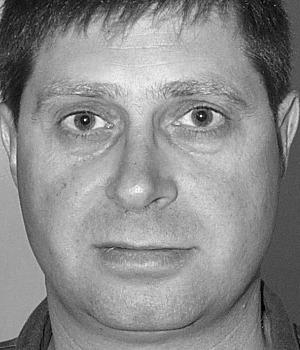
%> input picture DB1Cropped/db1_01.jpg, 300 x 350 px
$ octave meanFace.m   (GNU Octave 9; MATLAB toolbox functions it lacks are replaced by stand-ins)
%> lines starting %> are read from the running program, lines starting %| are printed output that depends on the picture
img = imread('DB1Cropped\db1_01.jpg');
%> img is the input picture: size 350x300 uint8; min 0, max 255, mean 138.2
v1 = uint64(img(:));

img = imread('DB1Cropped\db1_02.jpg');
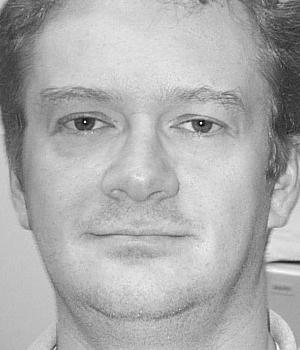
%> input picture DB1Cropped/db1_02.jpg, 300 x 350 px
%> img is the input picture: size 350x300 uint8; min 0, max 255, mean 172.7
v2 = uint64(img(:));

img = imread('DB1Cropped\db1_03.jpg');
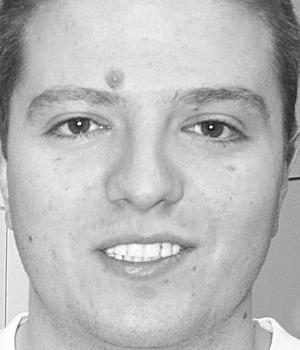
%> input picture DB1Cropped/db1_03.jpg, 300 x 350 px
%> img is the input picture: size 350x300 uint8; min 0, max 255, mean 184.6
v3 = uint64(img(:));

img = imread('DB1Cropped\db1_04.jpg');
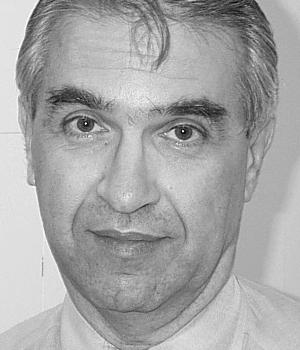
%> input picture DB1Cropped/db1_04.jpg, 300 x 350 px
%> img is the input picture: size 350x300 uint8; min 0, max 255, mean 166.2
v4 = uint64(img(:));

img = imread('DB1Cropped\db1_05.jpg');
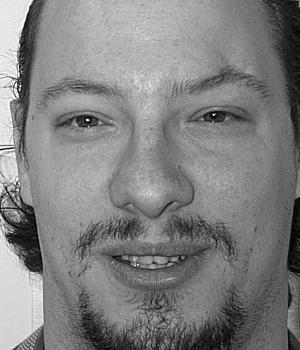
%> input picture DB1Cropped/db1_05.jpg, 300 x 350 px
%> img is the input picture: size 350x300 uint8; min 0, max 255, mean 128.1
v5 = uint64(img(:));

img = imread('DB1Cropped\db1_06.jpg');
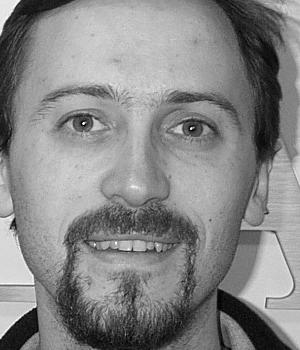
%> input picture DB1Cropped/db1_06.jpg, 300 x 350 px
%> img is the input picture: size 350x300 uint8; min 0, max 255, mean 133.7
v6 = uint64(img(:));

%> (the run ends here)
